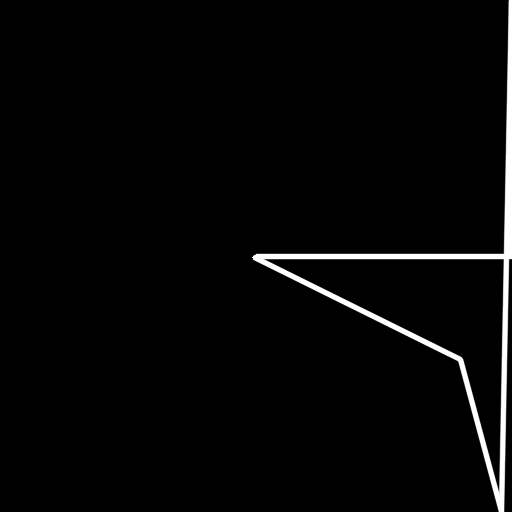
#> input picture comprehensive_test_1_Original_Problematic_Commands.png, 512 x 512 px
$ python -i enhanced_shapes.py   (imports and definitions only)
#> lines starting #> are read from the running program, lines starting #| are printed output that depends on the picture
#> further down, picture is the input picture: PIL image 512x512 L; min 0, max 255, mean 6
import math
import random
from typing import List, Tuple, Dict, Any
from PIL import Image, ImageDraw, ImageFilter, ImageColor
import numpy as np

"""
Enhanced shape generators for nested, concave, and complex polygons.
Implements all missing Bongard-LOGO shape variations.
"""

# [301 lines left out: functions regular_polygon, star_polygon, create_nested_shape, create_concave_shape, create_convex_shape, draw_dashed_line and 4 more, not called in this run]

def apply_background_texture(img: Image.Image, noise_level: float = 0.1,
                             noise_opacity: float = 0.1) -> Image.Image:
    """Apply procedural texture to background."""
#> called with noise_level = 0.1, noise_opacity = 0.1
    if img.mode != 'RGB':
        img = img.convert('RGB')

    # Create noise texture
    noise = Image.effect_noise(img.size, int(noise_level * 255)).convert('L')
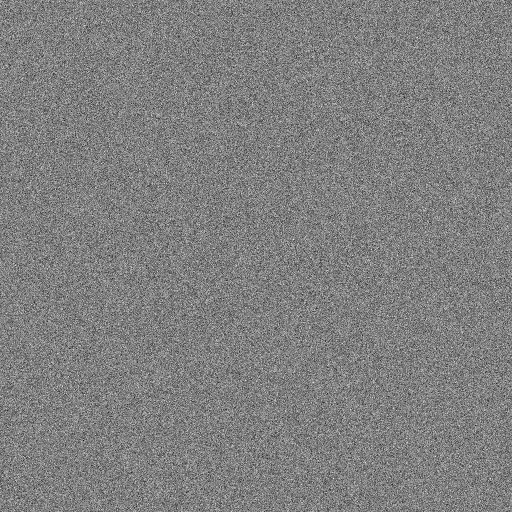
#> noise: PIL image 512x512 L; min 12, max 244, mean 127.4

    # Convert noise to RGB and blend
    noise_rgb = noise.convert('RGB')

    # Apply opacity
    opacity = int(noise_opacity * 255)

    # Create alpha mask
    alpha = Image.new('L', img.size, opacity)
#> alpha: PIL image 512x512 L; every value is 25

    # Blend with original image
    textured = Image.composite(noise_rgb, img, alpha)

    return textured

# [74 lines left out: functions create_checker_fill, create_gradient_fill, get_extended_shape_types, not called in this run]

def get_stroke_styles() -> List[str]:
    """Get all available stroke styles."""
    return ['solid', 'dashed', 'dotted']

def get_fill_patterns() -> List[str]:
    """Get all available fill patterns."""
    return ['solid', 'striped', 'dotted', 'gradient', 'checker', 'noise']

>>> from PIL import Image
>>> picture = Image.open('../../comprehensive_test_1_Original_Problematic_Commands.png')
>>> result = apply_background_texture(picture)

$ run again, on analysis_bd_asymmetric_unbala_x_0000_neg_0_comparison.png
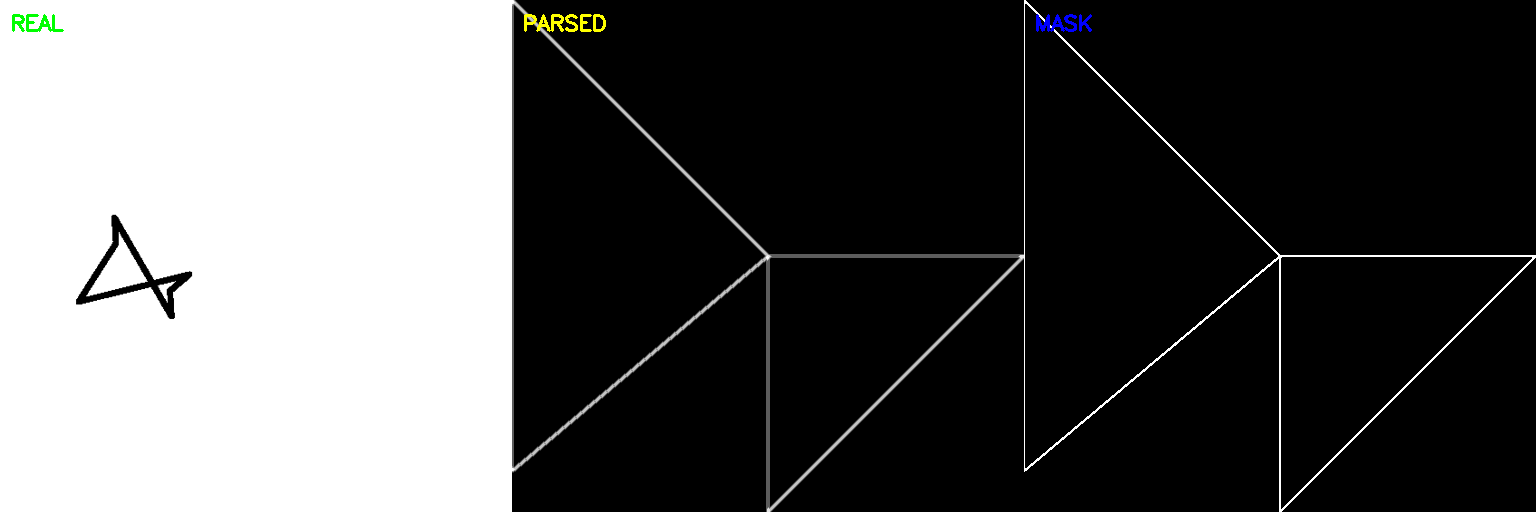
#> input picture analysis_bd_asymmetric_unbala_x_0000_neg_0_comparison.png, 1536 x 512 px
#> picture is the input picture: PIL image 1536x512 RGB; mean R, G, B 86.8, 87, 86.8
#> in apply_background_texture, `noise = Image.effect_noise(img.size, int(noise_level * 255)).convert('..`:
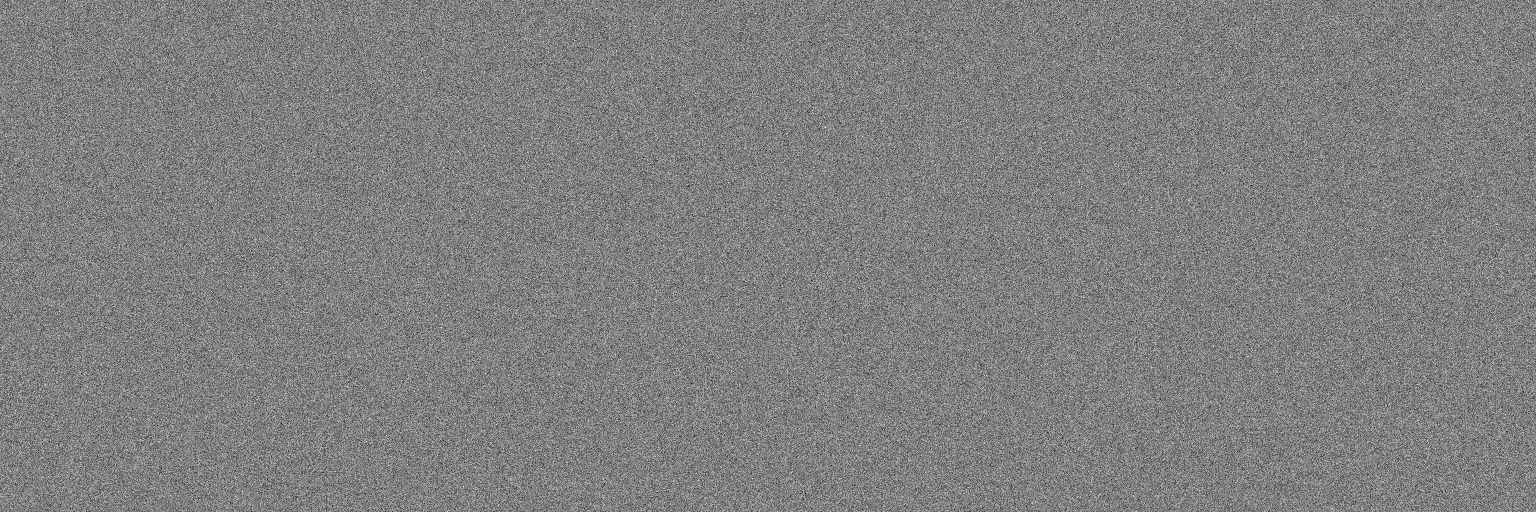
#> noise: PIL image 1536x512 L; min 10, max 244, mean 127.5
#> alpha: PIL image 1536x512 L; every value is 25

$ run again, on analysis_bd_asymmetric_unbala_x_0000_neg_1_comparison.png
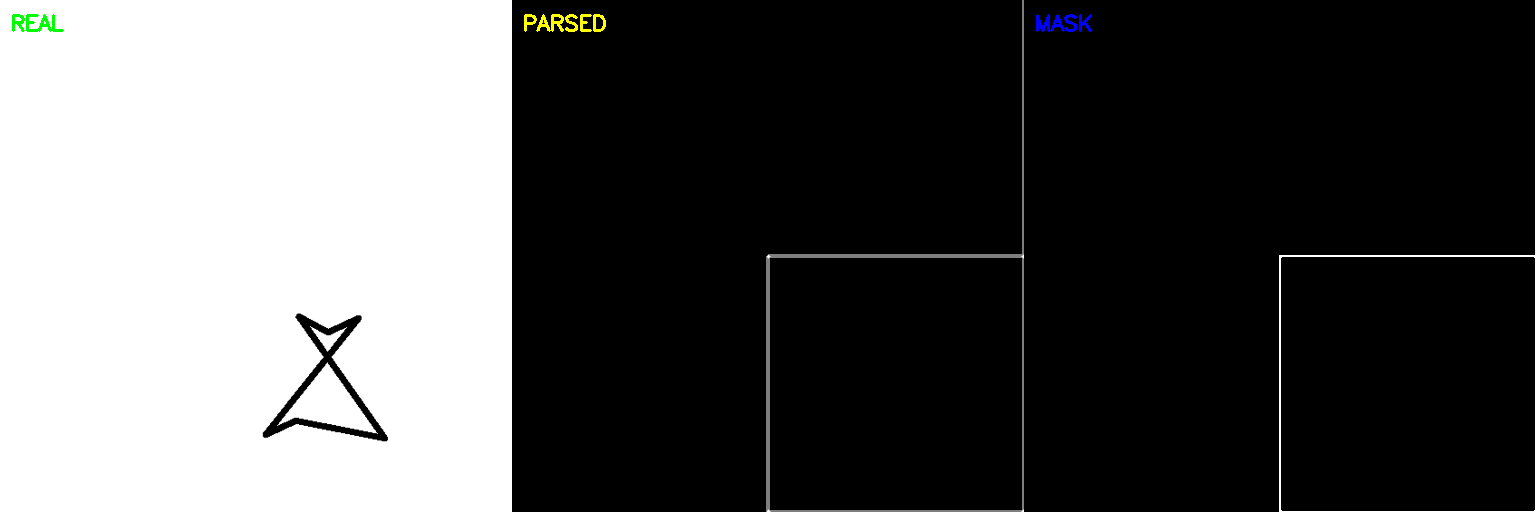
#> input picture analysis_bd_asymmetric_unbala_x_0000_neg_1_comparison.png, 1536 x 512 px
#> picture is the input picture: PIL image 1536x512 RGB; mean R, G, B 85.3, 85.4, 85.2
#> in apply_background_texture, `noise = Image.effect_noise(img.size, int(noise_level * 255)).convert('..`:
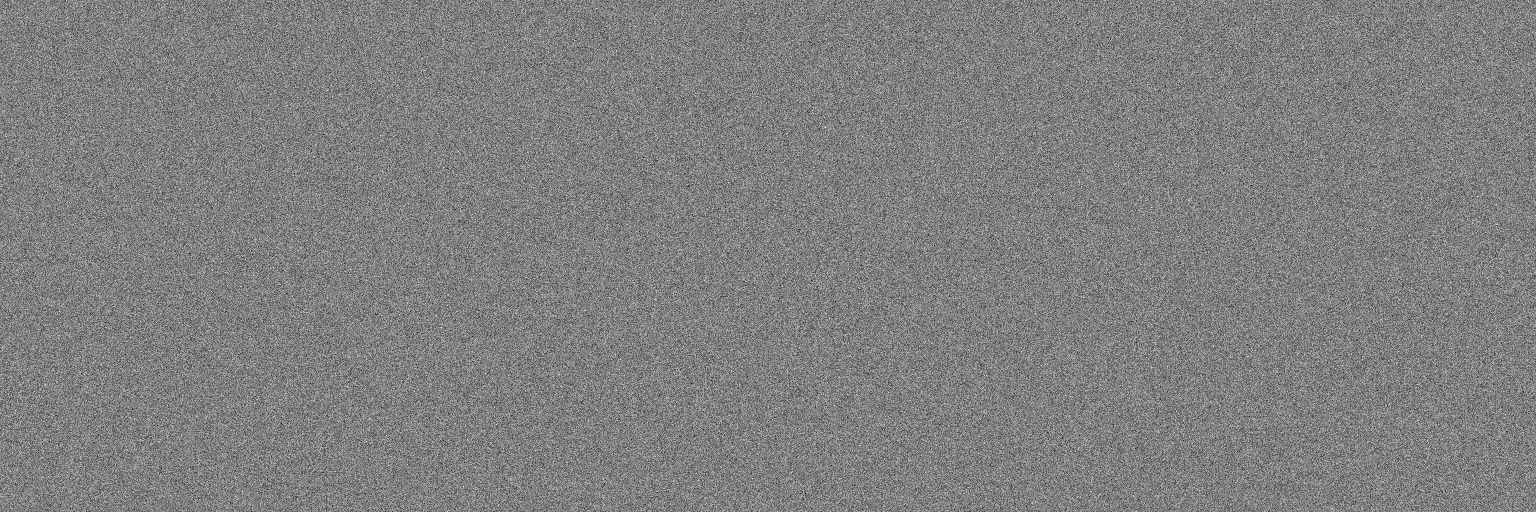
#> noise: PIL image 1536x512 L; min 10, max 244, mean 127.5
#> alpha: PIL image 1536x512 L; every value is 25

$ run again, on analysis_bd_asymmetric_unbala_x_0000_neg_2_comparison.png
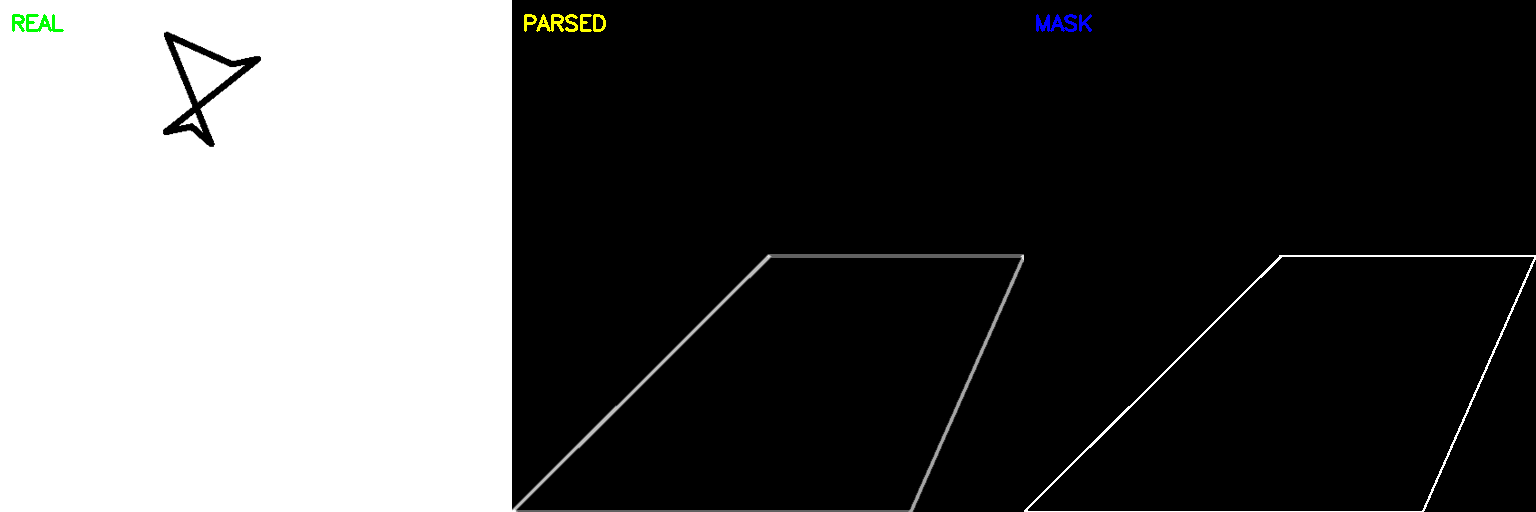
#> input picture analysis_bd_asymmetric_unbala_x_0000_neg_2_comparison.png, 1536 x 512 px
#> picture is the input picture: PIL image 1536x512 RGB; mean R, G, B 85.9, 86, 85.8
#> in apply_background_texture, `noise = Image.effect_noise(img.size, int(noise_level * 255)).convert('..`:
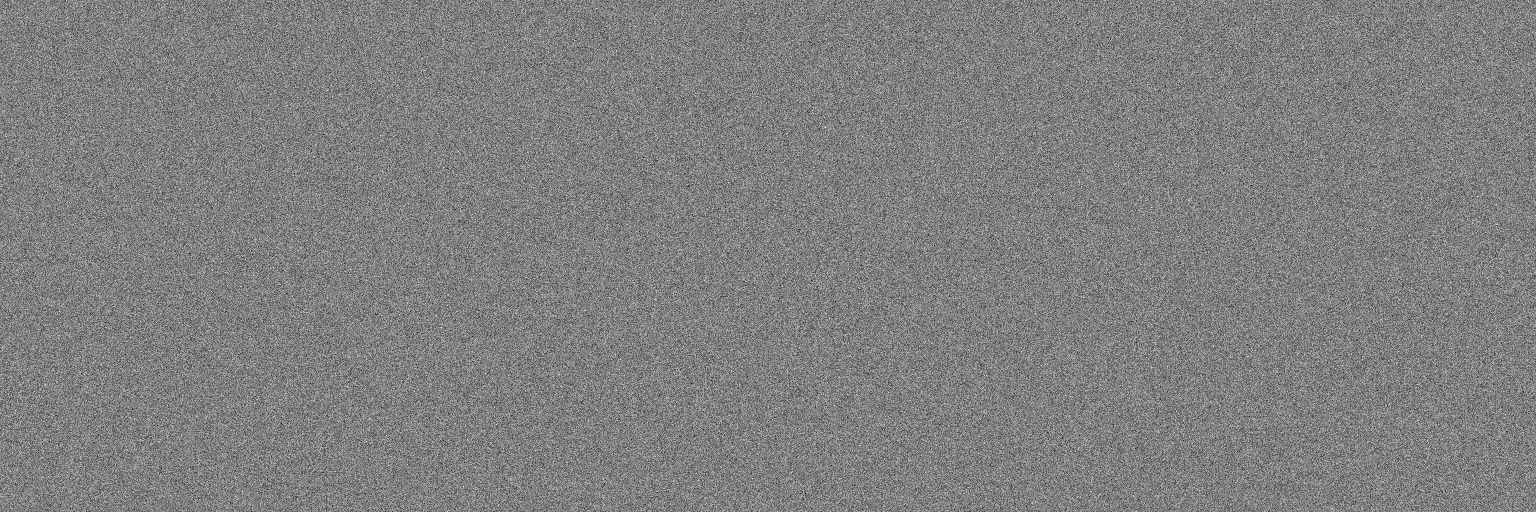
#> noise: PIL image 1536x512 L; min 10, max 244, mean 127.5
#> alpha: PIL image 1536x512 L; every value is 25
